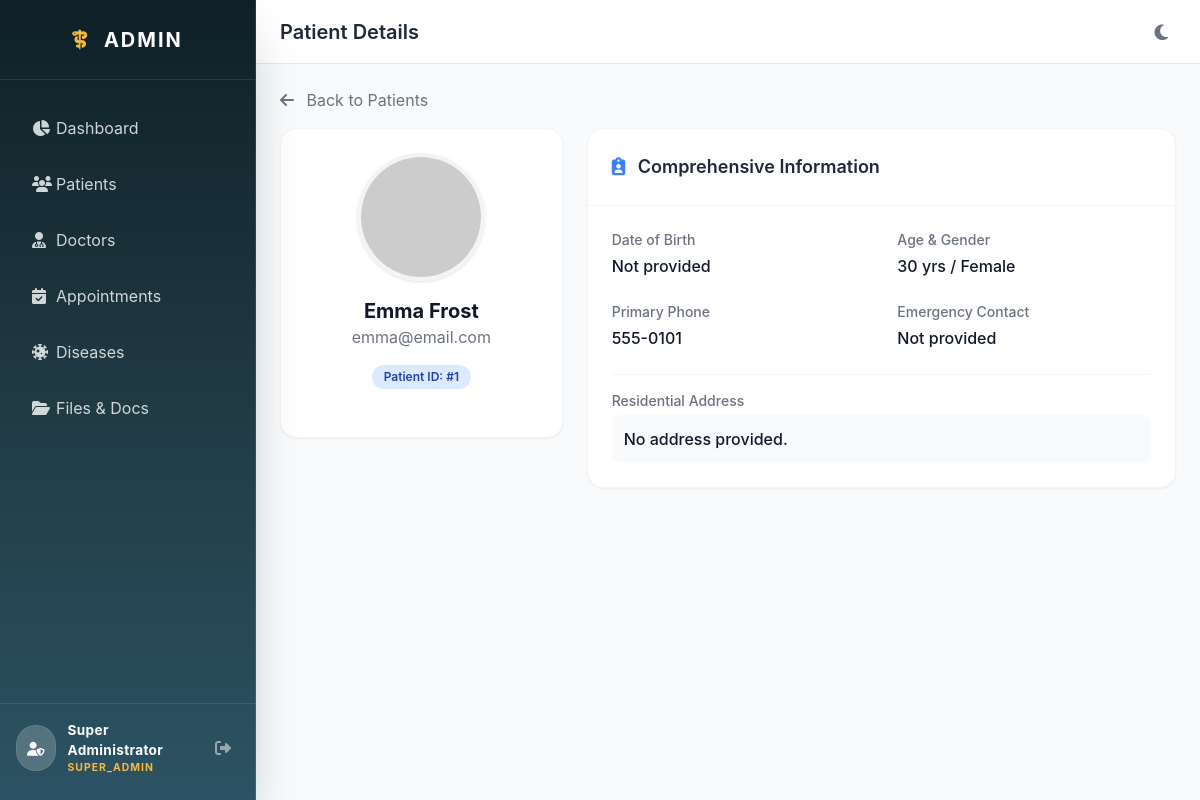
/admin/patient/details/1 (signed in), run on the app's committed database.
### app/models.py (models this page shows, shortened)
class Admin(db.Model, UserMixin):
    __tablename__ = 'admins'
    id = db.Column(db.Integer, primary_key=True)
    name = db.Column(db.String(100), nullable=False)
    email = db.Column(db.String(120), unique=True, nullable=False)
    password = db.Column(db.String(200), nullable=False)
    role = db.Column(db.String(50), nullable=False, default='super_admin') # 'super_admin' or 'staff_admin'
    profile_image = db.Column(db.String(255), nullable=True)
    created_at = db.Column(db.DateTime, default=datetime.utcnow)

class User(db.Model, UserMixin):
    __tablename__ = 'users'
    id = db.Column(db.Integer, primary_key=True)
    name = db.Column(db.String(100), nullable=False)
    email = db.Column(db.String(120), unique=True, nullable=False)
    password = db.Column(db.String(200), nullable=False)
    role = db.Column(db.String(20), nullable=False, default='patient') # 'admin', 'doctor', 'patient'
    profile_picture = db.Column(db.String(255), nullable=True)
    doctor_profile = db.relationship('Doctor', backref='user', uselist=False, cascade="all, delete-orphan")
    patient_profile = db.relationship('Patient', backref='user', uselist=False, cascade="all, delete-orphan")

class Patient(db.Model):
    __tablename__ = 'patients'
    id = db.Column(db.Integer, primary_key=True)
    user_id = db.Column(db.Integer, db.ForeignKey('users.id'), nullable=False)
    age = db.Column(db.Integer, nullable=True)
    gender = db.Column(db.String(20), nullable=True)
    contact = db.Column(db.String(20), nullable=True)
    phone = db.Column(db.String(20), nullable=True)
    address = db.Column(db.Text, nullable=True)
    blood_group = db.Column(db.String(10), nullable=True)
    date_of_birth = db.Column(db.Date, nullable=True)
    emergency_contact = db.Column(db.String(50), nullable=True)
    profile_image = db.Column(db.String(255), nullable=True)
    appointments = db.relationship('Appointment', backref='patient', lazy=True)
    documents = db.relationship('Document', backref='patient', lazy=True, cascade="all, delete-orphan")
    prescriptions = db.relationship('Prescription', backref='patient', lazy=True, cascade="all, delete-orphan")
    diseases = db.relationship('Disease', secondary=patient_disease, backref=db.backref('patients', lazy='dynamic'))

### app/routes/admin.py (the view)
@admin_bp.route('/patient/details/<int:patient_id>')
@login_required
@admin_required
def patient_details(patient_id):
    patient = Patient.query.get_or_404(patient_id)
    return render_template('admin/patient_details.html', patient=patient)

### app/models.py (called while the page is built)
@login_manager.user_loader
def load_user(user_id):
    if user_id.startswith('admin_'):
        return Admin.query.get(int(user_id.split('_')[1]))
    elif user_id.startswith('user_'):
        return User.query.get(int(user_id.split('_')[1]))
    else:
        return User.query.get(int(user_id))

### app/routes/admin.py (called while the page is built)
def admin_required(f):
    @wraps(f)
    def decorated_function(*args, **kwargs):
        if not current_user.is_authenticated or session.get('role') != 'admin':
            flash('Access Denied: You must be an administrator to view this page.', 'danger')
            return redirect(url_for('auth.login'))
        return f(*args, **kwargs)
    return decorated_function

### app/templates/admin/patient_details.html (shortened to what this page needs)
{% extends 'admin/layout.html' %}
{% block header_title %}Patient Details{% endblock %}
{% block content %}
<div class="mb-4 d-flex justify-content-between align-items-center">
    <div>
        <a href="{{ url_for('admin.patients') }}" class="text-gray-500 hover:text-blue-600 transition-colors">
            <i class="fa-solid fa-arrow-left me-2"></i> Back to Patients
        </a>
    </div>
</div>
<div class="grid grid-cols-1 md:grid-cols-3 gap-6">
    <div class="md:col-span-1">
        <div class="bg-white dark:bg-gray-800 rounded-2xl shadow-sm border border-gray-100 dark:border-gray-700 overflow-hidden text-center p-6">
            <div class="mb-4">
                {% if patient.profile_image %}
                <img src="{{ url_for('static', filename=patient.profile_image) }}" alt="Profile Picture" class="w-32 h-32 rounded-full mx-auto object-cover border-4 border-blue-100 dark:border-blue-900 shadow">
                {% else %}
                <img src="https://ui-avatars.com/api/?name={{ patient.user.name }}&background=e5e7eb&color=374151&size=128" alt="Profile Picture" class="w-32 h-32 rounded-full mx-auto object-cover border-4 border-gray-100 dark:border-gray-700 shadow">
                {% endif %}
            </div>
            <h3 class="text-xl font-bold text-gray-900 dark:text-white">{{ patient.user.name }}</h3>
            <p class="text-gray-500 dark:text-gray-400 mb-4">{{ patient.user.email }}</p>
            <div class="flex flex-wrap justify-center gap-2 mb-6">
                <span class="px-3 py-1 bg-blue-100 text-blue-800 dark:bg-blue-900 dark:text-blue-200 text-xs font-semibold rounded-full">Patient ID: #{{ patient.id }}</span>
            </div>
        </div>
    </div>
    <div class="md:col-span-2">
        <div class="bg-white dark:bg-gray-800 rounded-2xl shadow-sm border border-gray-100 dark:border-gray-700 overflow-hidden h-full">
            <div class="p-6 border-b border-gray-100 dark:border-gray-700">
                <h4 class="text-lg font-semibold text-gray-800 dark:text-white"><i class="fa-solid fa-clipboard-user text-blue-500 me-2"></i> Comprehensive Information</h4>
            </div>
            <div class="p-6">
                <div class="grid grid-cols-1 md:grid-cols-2 gap-y-6 gap-x-8">
                    <div>
                        <p class="text-sm text-gray-500 dark:text-gray-400 font-medium mb-1">Date of Birth</p>
                        <p class="text-gray-900 dark:text-white font-medium">{{ patient.date_of_birth.strftime('%B %d, %Y') if patient.date_of_birth else 'Not provided' }}</p>
                    </div>
                    <div>
                        <p class="text-sm text-gray-500 dark:text-gray-400 font-medium mb-1">Age & Gender</p>
                        <p class="text-gray-900 dark:text-white font-medium">
                            {% if patient.age %}{{ patient.age }} yrs{% else %}-{% endif %} /
                            {% if patient.gender %}{{ patient.gender }}{% else %}Not specified{% endif %}
                        </p>
                    </div>
                    <div>
                        <p class="text-sm text-gray-500 dark:text-gray-400 font-medium mb-1">Primary Phone</p>
                        <p class="text-gray-900 dark:text-white font-medium">{{ patient.phone or patient.contact or 'Not provided' }}</p>
                    </div>
                    <div>
                        <p class="text-sm text-gray-500 dark:text-gray-400 font-medium mb-1">Emergency Contact</p>
                        <p class="text-gray-900 dark:text-white font-medium">{{ patient.emergency_contact or 'Not provided' }}</p>
                    </div>
                    <div class="md:col-span-2 pt-4 border-t border-gray-100 dark:border-gray-700">
                        <p class="text-sm text-gray-500 dark:text-gray-400 font-medium mb-1">Residential Address</p>
                        <p class="text-gray-900 dark:text-white font-medium bg-gray-50 dark:bg-gray-900 p-3 rounded-lg">{{ patient.address or 'No address provided.' }}</p>
                    </div>
                </div>
            </div>
        </div>
    </div>
</div>
{% endblock %}

### app/templates/admin/layout.html (shortened to what this page needs)
<!DOCTYPE html>
<html lang="en" class="light">
<head>
    <script src="https://cdn.tailwindcss.com"></script>
    <link rel="stylesheet" href="https://cdnjs.cloudflare.com/ajax/libs/font-awesome/6.4.0/css/all.min.css">
</head>
<body class="bg-gray-50 text-gray-900 font-sans antialiased overflow-x-hidden transition-colors duration-200">
    {% if current_user.is_authenticated and current_user.__class__.__name__ == 'Admin' %}
    <div class="flex h-screen bg-gray-50 dark:bg-gray-900">
        <aside class="w-64 bg-gradient-to-b from-primary-dark via-primary to-primary-light border-r border-white/10 flex flex-col transition-colors z-20 shadow-2xl">
            <div class="h-20 flex items-center justify-center border-b border-white/10">
                <h1 class="text-xl font-bold text-white tracking-widest uppercase">
                    <i class="fa-solid fa-staff-snake text-accent mr-2"></i> Admin
                </h1>
            </div>
            <nav class="flex-1 px-4 py-6 space-y-2 overflow-y-auto">
                <a href="{{ url_for('admin.dashboard') }}" class="flex items-center px-4 py-3 text-white/80 hover:bg-white/10 hover:text-white rounded-xl transition-all ">
                    <i class="fa-solid fa-chart-pie w-6"></i> Dashboard
                </a>
                <a href="{{ url_for('admin.patients') }}" class="flex items-center px-4 py-3 text-white/80 hover:bg-white/10 hover:text-white rounded-xl transition-all ">
                    <i class="fa-solid fa-users w-6"></i> Patients
                </a>
                <a href="{{ url_for('admin.doctors') }}" class="flex items-center px-4 py-3 text-white/80 hover:bg-white/10 hover:text-white rounded-xl transition-all ">
                    <i class="fa-solid fa-user-doctor w-6"></i> Doctors
                </a>
                <a href="{{ url_for('admin.appointments') }}" class="flex items-center px-4 py-3 text-white/80 hover:bg-white/10 hover:text-white rounded-xl transition-all ">
                    <i class="fa-solid fa-calendar-check w-6"></i> Appointments
                </a>
                <a href="{{ url_for('admin.diseases') }}" class="flex items-center px-4 py-3 text-white/80 hover:bg-white/10 hover:text-white rounded-xl transition-all ">
                    <i class="fa-solid fa-virus-covid w-6"></i> Diseases
                </a>
                <a href="{{ url_for('admin.files') }}" class="flex items-center px-4 py-3 text-white/80 hover:bg-white/10 hover:text-white rounded-xl transition-all ">
                    <i class="fa-solid fa-folder-open w-6"></i> Files & Docs
                </a>
            </nav>
            <div class="px-4 py-4 border-t border-white/10 flex justify-between items-center mb-2">
                <div class="flex items-center gap-3">
                    <div class="bg-white/20 text-white p-2.5 rounded-full backdrop-blur-md shadow-sm border border-white/10">
                        <i class="fa-solid fa-user-shield text-sm"></i>
                    </div>
                    <div>
                        <p class="text-[0.85rem] font-bold text-white tracking-wide">{{ current_user.name }}</p>
                        <p class="text-[0.65rem] font-bold text-accent uppercase tracking-widest">{{ current_user.role }}</p>
                    </div>
                </div>
                <a href="{{ url_for('admin.logout') }}" class="text-white/50 hover:text-red-400 transition-colors p-2" title="Logout">
                    <i class="fa-solid fa-right-from-bracket"></i>
                </a>
            </div>
        </aside>
        <div class="flex-1 flex flex-col h-screen overflow-hidden">
            <header class="h-16 bg-white dark:bg-gray-800 border-b border-gray-200 dark:border-gray-700 flex items-center justify-between px-6 z-10">
                <div class="flex items-center">
                    <h2 class="text-xl font-semibold text-gray-800 dark:text-white ml-2 md:ml-0">
                        {% block header_title %}Admin Control Panel{% endblock %}
                    </h2>
                </div>
                <div class="flex items-center space-x-4">
                    <button id="themeToggle" class="text-gray-500 dark:text-yellow-400 hover:text-gray-700 dark:hover:text-yellow-300 p-2 rounded-full hover:bg-gray-100 dark:hover:bg-gray-700 transition">
                        <i class="fa-solid fa-moon text-lg" id="themeIcon"></i>
                    </button>
                </div>
            </header>
            <main class="flex-1 overflow-x-hidden overflow-y-auto bg-gray-50 dark:bg-gray-900 p-6">
                {% block content %}{% endblock %}
            </main>
        </div>
    </div>
    {% else %}
        {% block login_content %}{% endblock %}
    {% endif %}
</body>
</html>

### app/templates/admin/layout.html (style rules this page uses)
aside, main { transition: all 0.3s ease-in-out; }

### data on the page
Admin: name "Super Administrator", role "SUPER_ADMIN"
User: user.name "Emma Frost", user.email "emma@email.com"
Patient: id "1", date_of_birth "Not provided", age "30", gender "Female", phone+contact "555-0101", emergency_contact "Not provided", address "No address provided."
